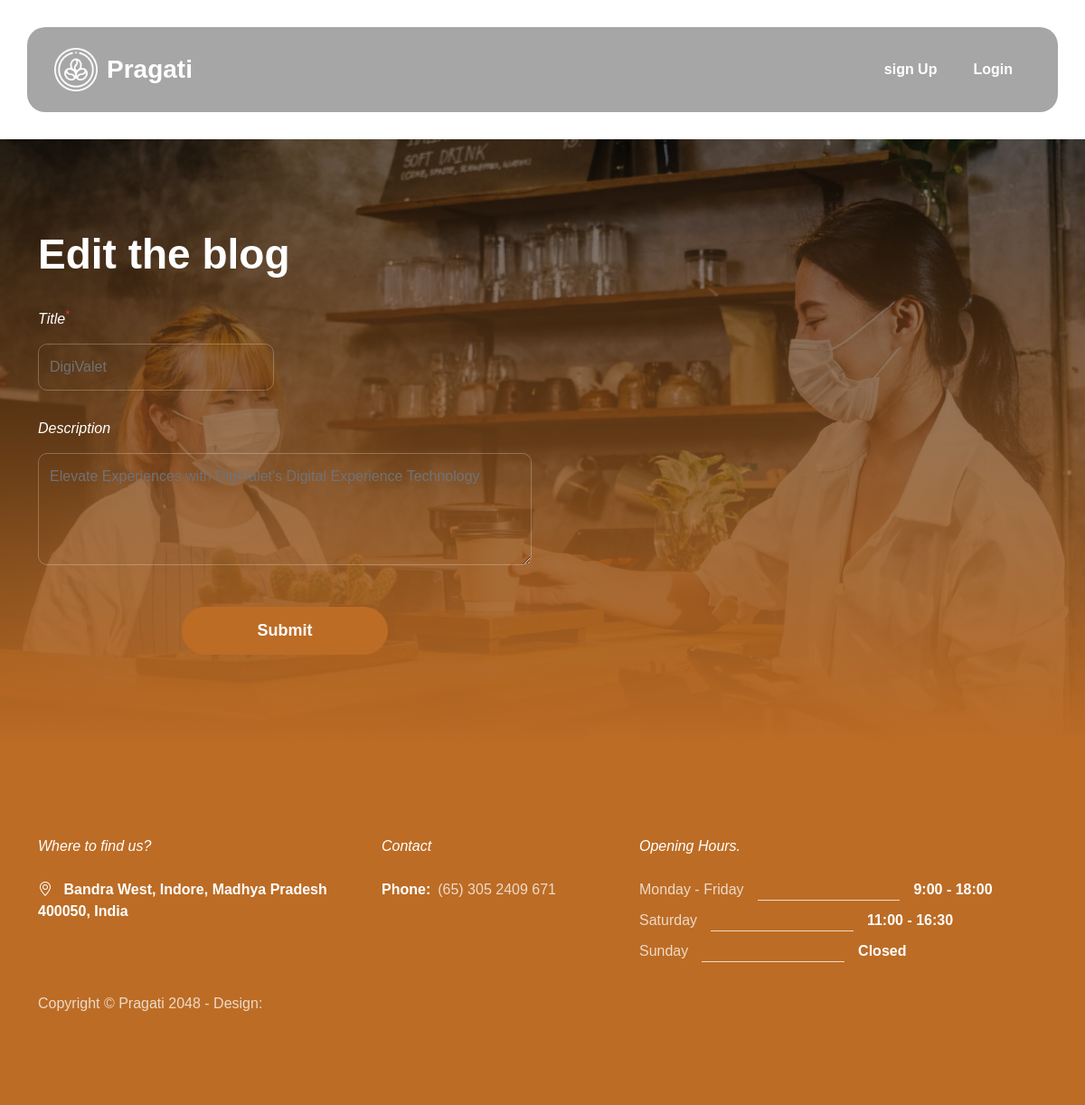
/edit/6, run on the app's committed database.
### blog/models.py (models this page shows, shortened)
class Blog(models.Model):
    i=[("Draft","draft"),("Published","Published")]
    title=models.CharField(max_length=100)
    author=models.ForeignKey(User,on_delete=models.CASCADE)
    description=models.TextField()
    status=models.CharField(max_length=30,choices=i,default="draft")
    curr=models.DateTimeField(auto_now_add=True)
    up_date=models.DateTimeField(auto_now=True)

### blog/views.py (the view)
# urls.py: path("edit/<id>",views.editblog,name="edit"),
def editblog(request,id):
    i=get_object_or_404(Blog,id=id)
    if request.method=="POST":
       f=editform(request.POST,instance=i)
       if f.is_valid():
        p=f.save()
        return redirect("blog:home")
       return HttpResponse("hello")
    else:
        f=editform(instance=i)
    return render(request,"edit.html",{"i":i})

### blog/templates/edit.html (shortened to what this page needs)
{% extends "base.html" %}
{% load static %}
{% block content %}
<section class="contact-section section-padding" id="section_5">
    <div class="container">
        <div class="row">
            <div class="col-lg-12 col-12">
                <h2 class="text-white mb-4 pb-lg-2">Edit the blog</h2>
            </div>
            <div class="col-lg-6 col-12">
                <form action="" method="POST" class="custom-form contact-form" role="form">
                <div class="row">
                    <div class="col-lg-6 col-12">
                        <label for="title" class="form-label">Title<sup class="text-danger">*</sup></label>
                        <input type="text" name="title" id="title" class="form-control"  required="" value="{{i.title}}">
                    </div>
                    <div class="col-12">
                        <label for="description" class="form-label">Description</label>
                        <textarea name="description" rows="4" class="form-control" id="description"  required="" >{{i.description}}</textarea>
                    </div>
                </div>
                <div class="col-lg-5 col-12 mx-auto mt-3">
                    <button type="submit" class="form-control">Submit</button>
                </div>
            </form>
            </div>
        </div>
    </div>
</section>
{% endblock %}

### static/css/tooplate-barista.css (style rules this page uses)
:root { --white-color: #ffffff; --primary-color: #BC6C25; --secondary-color: #DDA15E; --section-bg-color: #b78752; --custom-btn-bg-color: #BC6C25; --custom-btn-bg-hover-color: #DDA15E; --dark-color: #000000; --p-color: #717275; --border-color: #7fffd4; --link-hover-color: #E76F51; --body-font-family: 'Plus Jakarta Sans', sans-serif; --h1-font-size: 68px; --h2-font-size: 46px; --h3-font-size: 32px; --h4-font-size: 28px; --h5-font-size: 24px; --h6-font-size: 22px; --p-font-size: 20px; --btn-font-size: 16px; --form-btn-font-size: 18px; --menu-font-size: 16px; --border-radius-large: 100px; --border-radius-medium: 20px; --border-radius-small: 10px; --font-weight-thin: 200; --font-weight-light: 300; --font-weight-normal: 400; --font-weight-bold: 700; }
body { background-color: var(--white-color); font-family: var(--body-font-family); }
h2, h3, h4, h5, h6 { color: var(--dark-color); }
h1, h2, h3, h4, h5, h6 { font-weight: var(--font-weight-bold); }
h2 { font-size: var(--h2-font-size); }
a, button { touch-action: manipulation; transition: all 0.3s; }
.section-padding { padding-top: 100px; padding-bottom: 100px; }
.contact-section { background-image: linear-gradient(to bottom, rgba(0, 0, 0, 0.45), rgba(188, 108, 37, 1)), url('../images/young-female-barista-wear-face-mask-serving-take-away-hot-coffee-paper-cup-consumer-cafe.jpg'); background-repeat: no-repeat; background-position: center; background-size: cover; }
.custom-form .form-control { color: var(--p-color); border-radius: var(--border-radius-small); margin-bottom: 30px; padding-top: 13px; padding-bottom: 13px; box-shadow: none; outline: none; transition: all 0.3s; }
.custom-form .form-label { color: var(--white-color); font-style: italic; margin-bottom: 15px; }
.custom-form button[type="submit"] { background: var(--custom-btn-bg-color); border: none; border-radius: var(--border-radius-large); color: var(--white-color); font-size: var(--form-btn-font-size); font-weight: var(--font-weight-bold); transition: all 0.3s; margin-bottom: 0; }
.contact-form .form-control, .booking-form .form-control { background-color: transparent; border-color: rgba(255, 255, 255, 0.25); }

### data on the page
Blog: title "DigiValet", description "Elevate Experiences with DigiValet's Digital Experience Technology"
